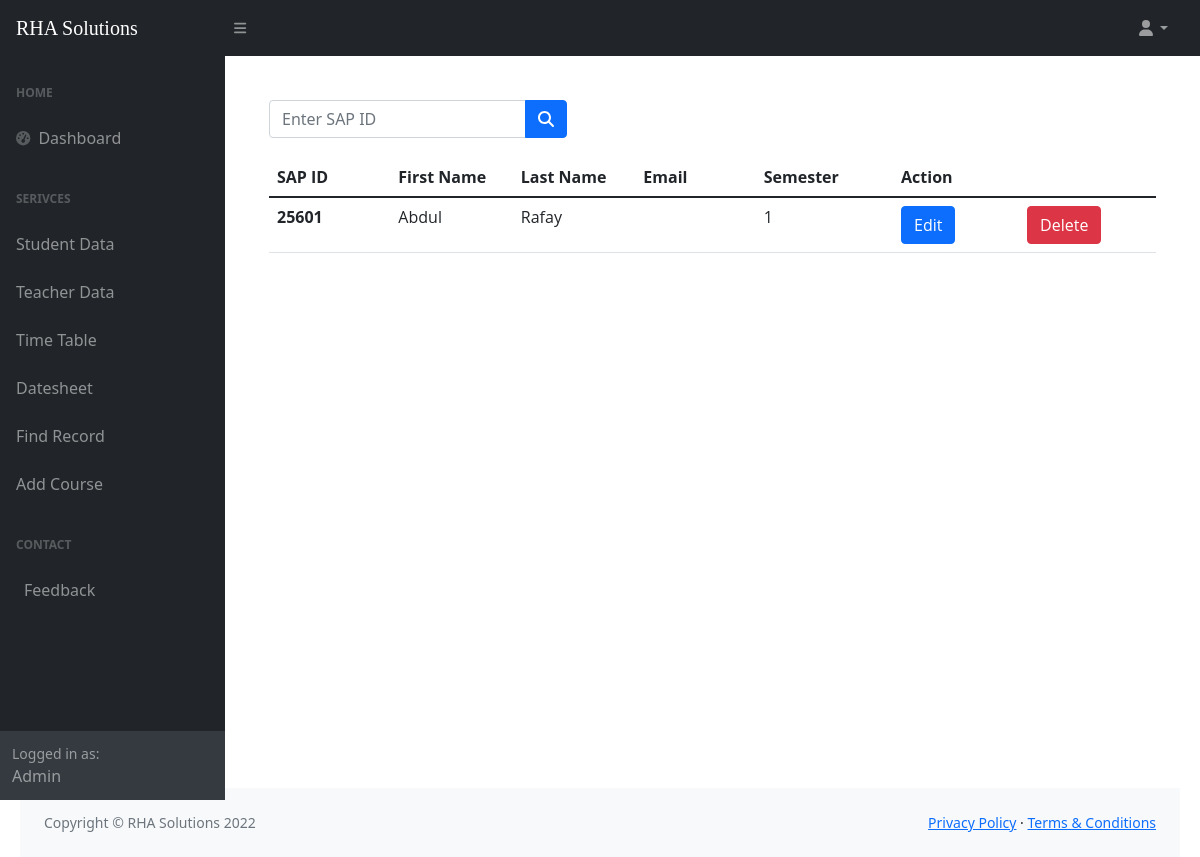
The page /student_list.php on the database as committed earlier.
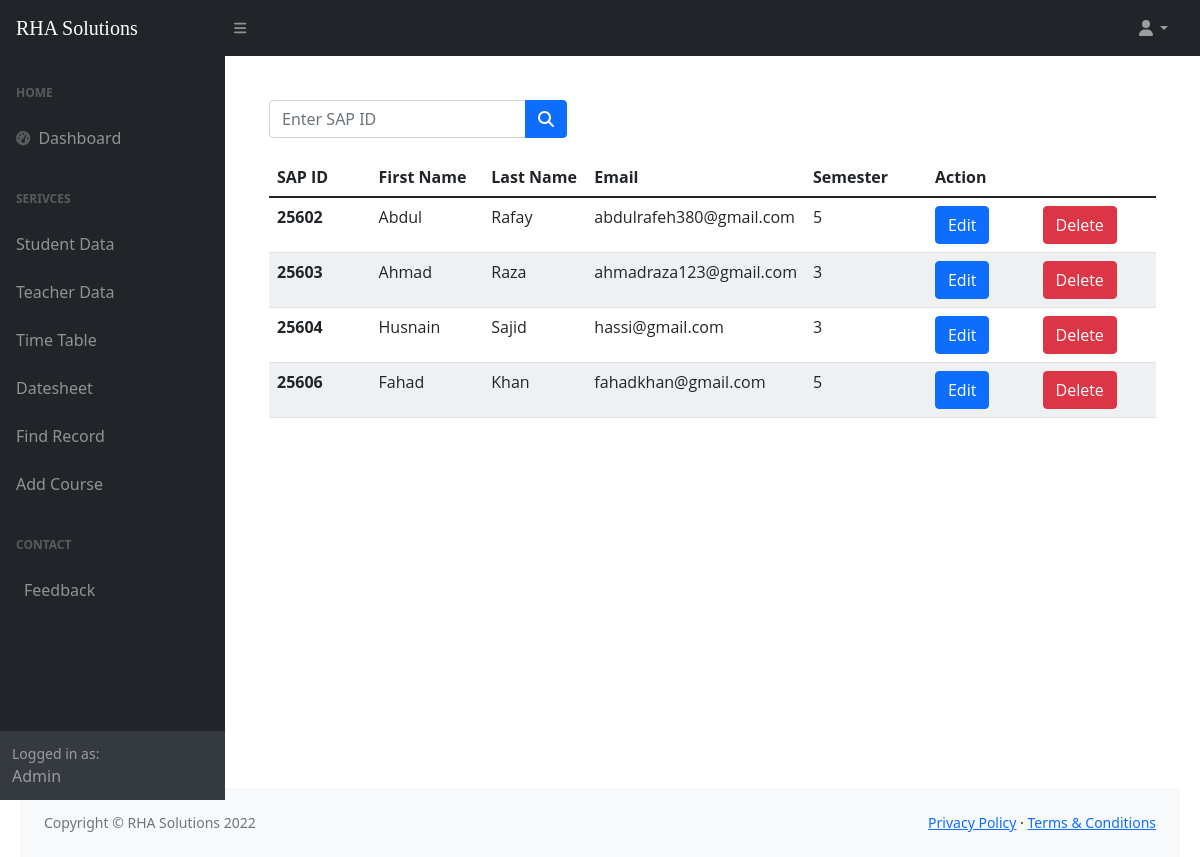
The same page on the database as committed later.
### tables this page shows
CREATE TABLE `std` (
  `fname` varchar(100) NOT NULL,
  `lname` varchar(100) NOT NULL,
  `sap_id` int(10) NOT NULL,
  `semester` varchar(5) NOT NULL,
  `email` varchar(100) NOT NULL
);

### student_list.php (the view, shortened to what the changed rows need)
<?php include 'connection.php' ?>
<!DOCTYPE html>
<html lang="en">
<head>
    <link href="https://cdn.jsdelivr.net/npm/simple-datatables@latest/dist/style.css" rel="stylesheet" />
    <link href="css/styles.css" rel="stylesheet" />
</head>
<body class="sb-nav-fixed">
    <div id="layoutSidenav">
        <div id="layoutSidenav_content">
            <main>
                <div class="container-fluid px-4">
                    <table class="table">
                        <thead class="thead-dark">
                            <tr>
                                <th scope="col">SAP ID</th>
                                <th scope="col">First Name</th>
                                <th scope="col">Last Name</th>
                                <th scope="col">Email</th>
                                <th scope="col">Semester</th>
                                <th scope="col" colspan="2">Action</th>
                            </tr>
                        </thead>
                        <tbody>
                            <?php
                            $query = "SELECT * FROM  std";
                            $data = mysqli_query($conn, $query);
                            $res = mysqli_num_rows($data);
                            if ($res) {
                                while ($row = mysqli_fetch_array($data)) {
                            ?>
                                    <tr>
                                        <th scope="row"><?php echo $row['sap_id']; ?></th>
                                        <td><?php echo $row['fname']; ?></td>
                                        <td><?php echo $row['lname']; ?></td>
                                        <td><?php echo $row['email']; ?></td>
                                        <td><?php echo $row['semester']; ?></td>
                                        <td> <button type="button" class="btn btn-primary"><a style="color: white; text-decoration: none;" href="edit_student.php?sap_id=<?php echo $row['sap_id']; ?>">Edit</a></button></td>
                                        <td> <button type="button" class="btn btn-danger"> <a style="color: white; text-decoration: none;" onclick="return confirm('Are you sure, you want to delete?')" href="delete_student.php?sap_id=<?php echo $row['sap_id']; ?>">Delete</a></td>
                                    </tr>
                                <?php
                                }
                            } else {
                                ?>
                                <tr>
                                    <td>No Data Found</td>
                                </tr>
                            <?php
                            }
                            ?>
                        </tbody>
                    </table>
                </div>
        </div>
    </div>
</body>
</html>

Rows that differ between the two databases and show on the page:
removed std: sap_id "25601", fname "Abdul", lname "Rafay", semester "1"
added std: sap_id "25602", fname "Abdul", lname "Rafay", email "abdulrafeh380@gmail.com", semester "5"
added std: sap_id "25603", fname "Ahmad", lname "Raza", email "ahmadraza123@gmail.com", semester "3"
added std: sap_id "25604", fname "Husnain", lname "Sajid", email "hassi@gmail.com", semester "3"
added std: sap_id "25606", fname "Fahad", lname "Khan", email "fahadkhan@gmail.com", semester "5"
